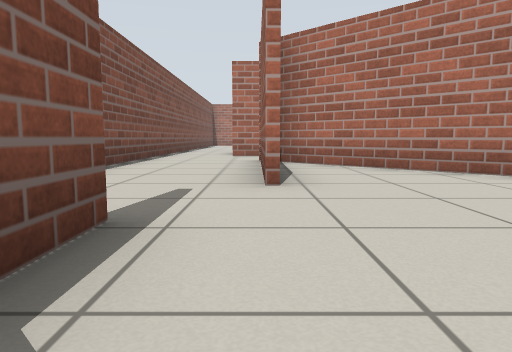
view 1 (above)

24 first-person views from a walk through a robot-simulator world made for Gazebo. The camera is 0.5 m above the floor, tilts 6° down and sees 70° across. The floor is counted in squares, 1 m on a side. Each view is taken from the middle of a square. On the plan, view 1 faces up. The plan holds only what a view shows up to about 9 squares ahead; the rest is blank.

view 2
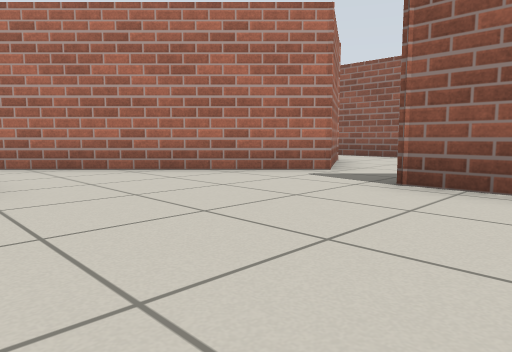

view 3
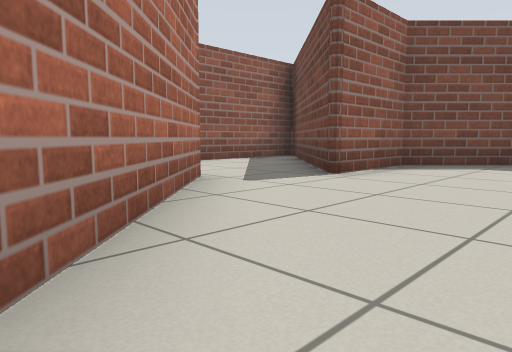

view 4
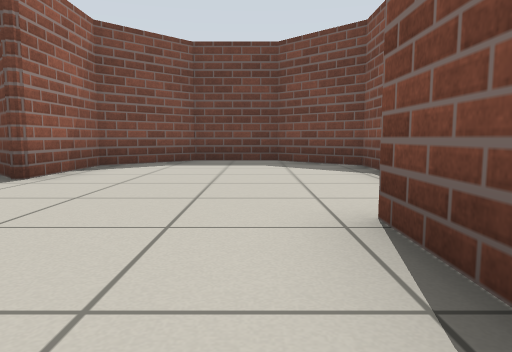

view 5
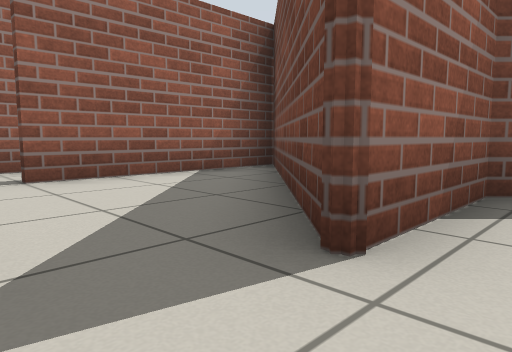

view 6
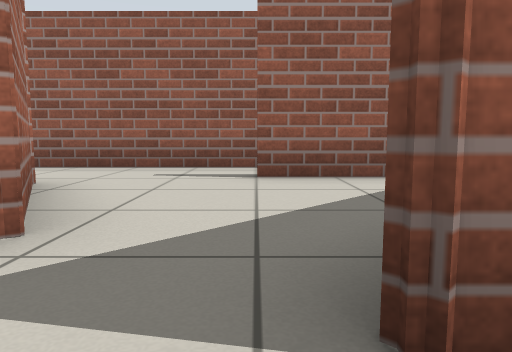

view 7
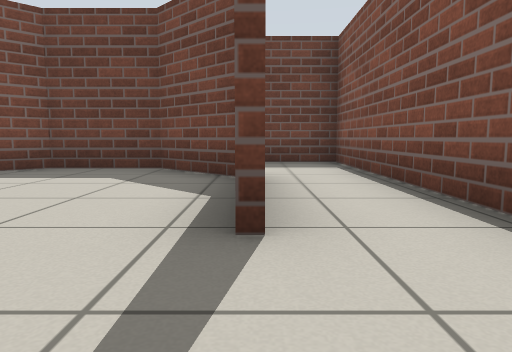

view 8
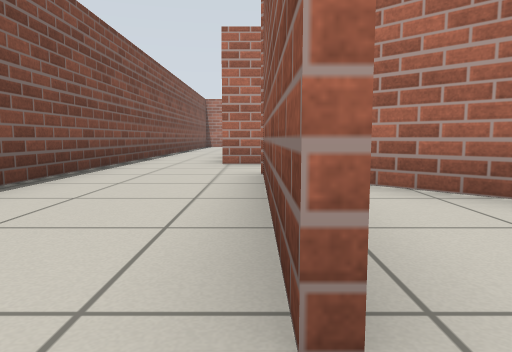

view 9
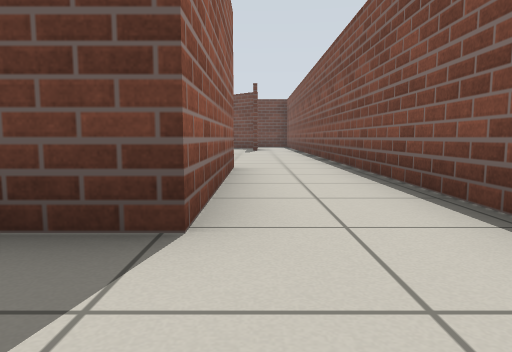

view 10
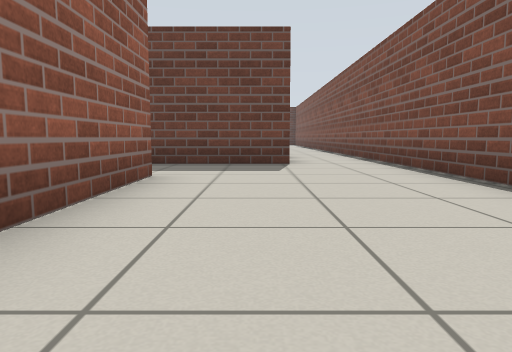

view 11
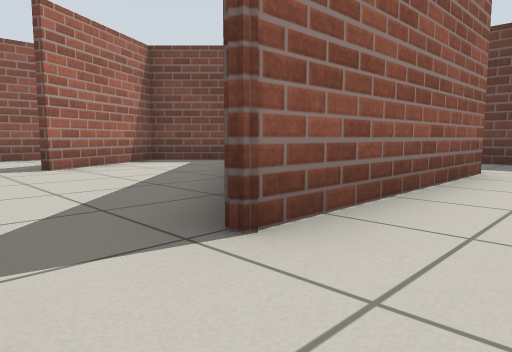

view 12
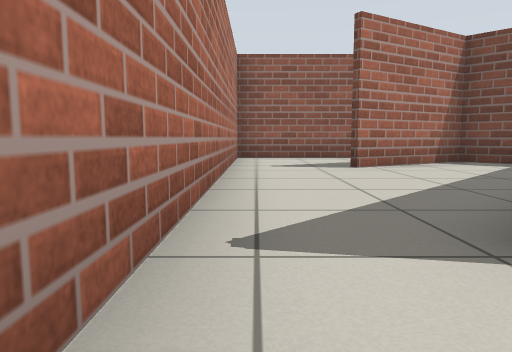

view 13
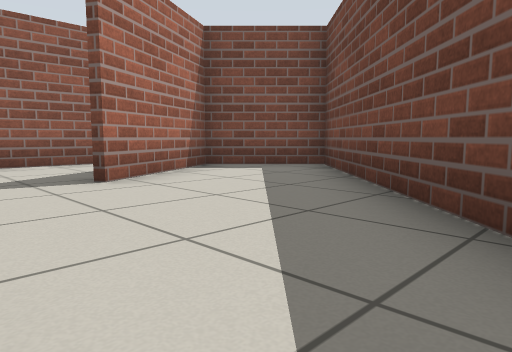

view 14
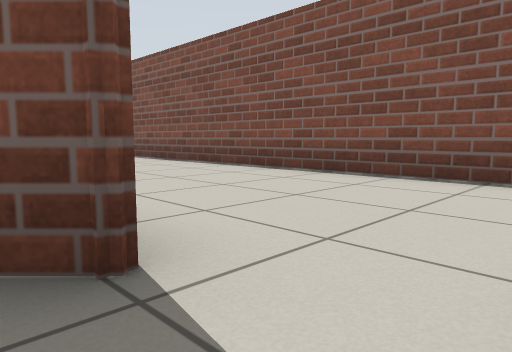

view 15
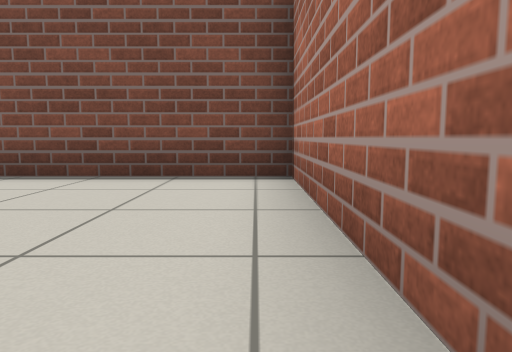

view 16
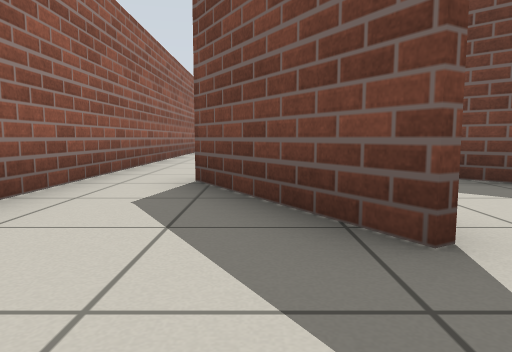

view 17
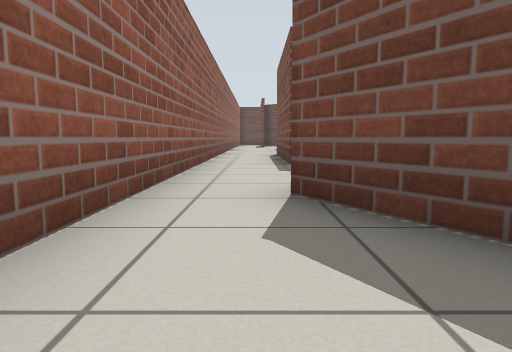

view 18
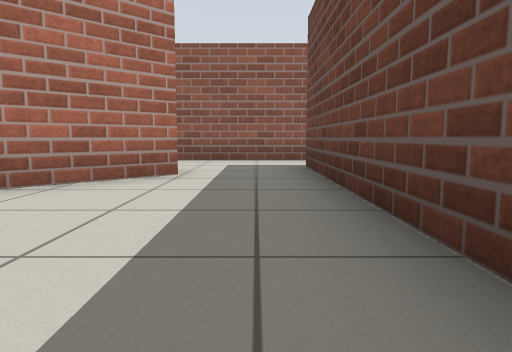

view 19
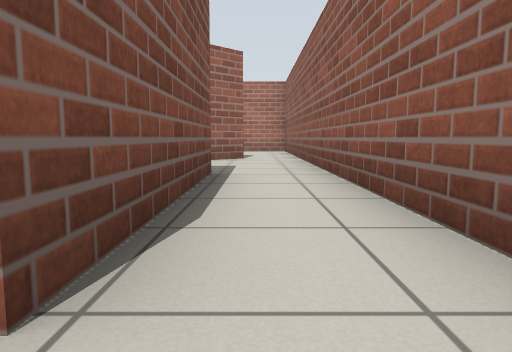

view 20
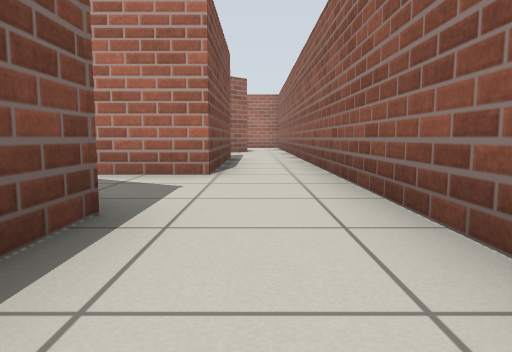

view 21
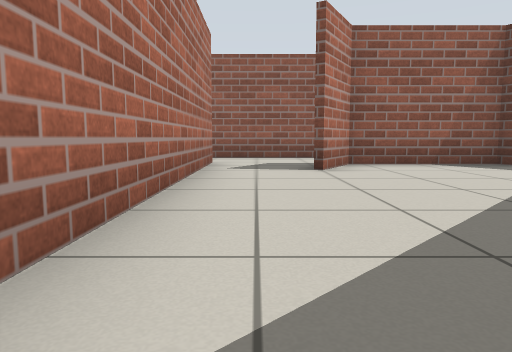

view 22
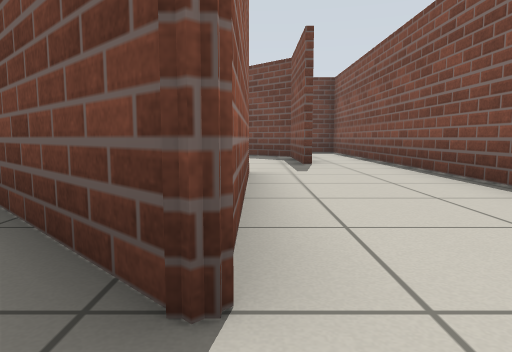

view 23
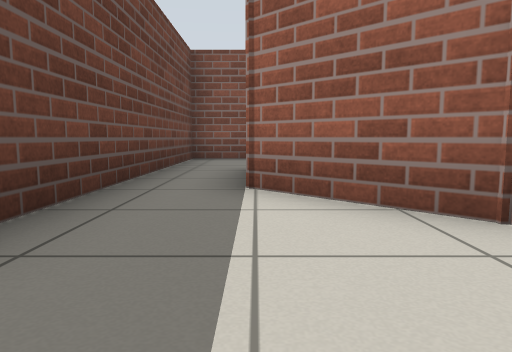

view 24
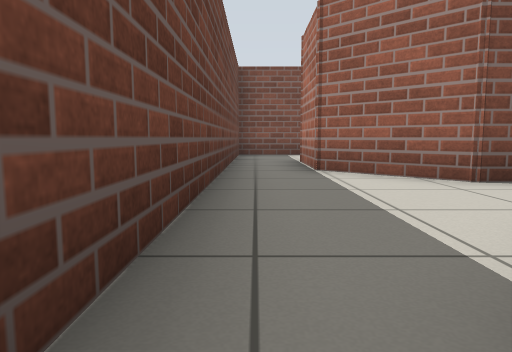

### Floor plan
Ten units are one square. View 1 is at (0, 0); x grows to the right and y downward. Boxes are objects, and circles mark ways between rooms. Rooms are numbered by the first view taken in them; rooms with no view inside come last. Other rooms are left out.
<svg viewBox="-31 -230 127 270">
<path fill="none" stroke="#000" d="M38 5 38 -18 76 20 76 -20M-9 -23 -9 5 5 19 23 19 39 3M2 -50 2 -38M69 -44 48 -32 5 -76M91 -16 91 -36M14 -161 14 -208 59 -163 75 -178 60 -203M-6 -99 -6 -141 14 -141M66 -225 -26 -225 -26 15M1 -38 1 -81M62 -204 77 -178M91 -180 91 -225 66 -225M59 -160 44 -175M77 -178 69 -171M70 -74 70 -64M14 -141 74 -141 74 -99M91 -36 91 -180M74 -99 -6 -99M1 -81 19 -63M68 -45 68 -73 56 -80M39 5 24 21 5 21M-6 35 74 35M-26 15 -26 35 -6 35"/>
<circle cx="0" cy="-30" r="3" fill="#2a7"/>
<circle cx="80" cy="-40" r="3" fill="#2a7"/>
<circle cx="70" cy="-215" r="3" fill="#2a7"/>
<circle cx="20" cy="-150" r="3" fill="#2a7"/>
<circle cx="0" cy="-90" r="3" fill="#2a7"/>
<circle cx="-20" cy="10" r="3" fill="#2a7"/>
<circle cx="80" cy="-180" r="3" fill="#2a7"/>
<circle cx="65" cy="-90" r="3" fill="#2a7"/>
<circle cx="0" cy="30" r="3" fill="#2a7"/>
<text x="30" y="-20">1</text>
<text x="0" y="-150">2</text>
<text x="80" y="-210">3</text>
<text x="80" y="-130">4</text>
<text x="40" y="-80">5</text>
<text x="40" y="30">6</text>
<text x="-20" y="20">7</text>
</svg>
Room 1 opens to room 2. Room 1 opens to room 4. Room 2 opens to room 3. Room 2 opens to room 4. Room 2 opens to room 5. Room 2 opens to room 7. Room 3 opens to room 4. Room 4 opens to room 5. Room 6 opens to room 7.

Where each view was taken, in squares from view 1:
view 1: 0 up, 0 right, facing up
view 2: 0 up, 0 right, facing up-right
view 3: 6 up, 1 right, facing down-right
view 4: 6 up, 1 right, facing down
view 5: 3 up, 3 right, facing down-right
view 6: 2 up, 3 right, facing right
view 7: 4 up, 1 left, facing down
view 8: 3 up, 0 right, facing up
view 9: 16 up, 1 left, facing down
view 10: 21 up, 0 right, facing down
view 11: 22 up, 0 right, facing down-right
view 12: 22 up, 0 right, facing right
view 13: 22 up, 2 right, facing down-right
view 14: 22 up, 2 right, facing down-left
view 15: 22 up, 2 right, facing left
view 16: 22 up, 7 right, facing down
view 17: 21 up, 8 right, facing down
view 18: 15 up, 1 right, facing right
view 19: 9 up, 8 right, facing up
view 20: 5 up, 8 right, facing up
view 21: 9 up, 0 right, facing right
view 22: 9 up, 0 right, facing down
view 23: 2 down, 6 right, facing left
view 24: 3 down, 8 right, facing left
